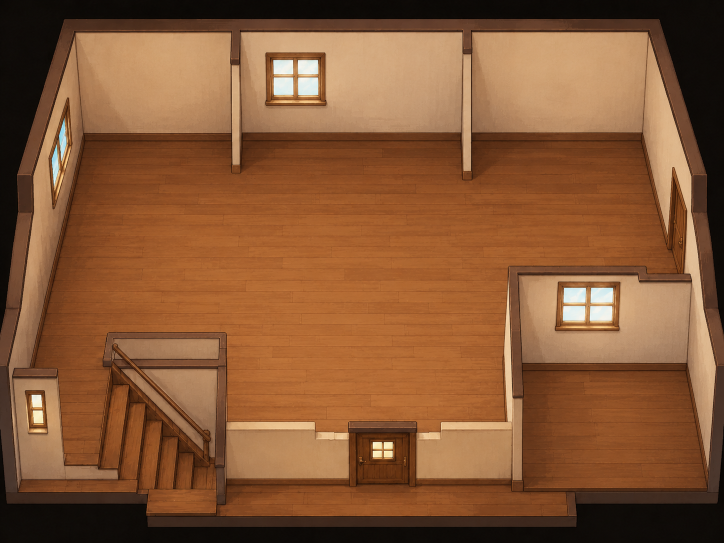
#> input picture Assets/Art/Pixel/Backgrounds/NewHomeSources/home_new_space.png, 1448 x 1086 px, found by its file name (shown at 1/2 size)
$ python measure_space.py
#> lines starting #> are read from the running program, lines starting #| are printed output that depends on the picture
"""精确测量 home_new_space.png 的材质分区位置。

目标：确定「北墙顶压边 / 墙面 / 踢脚线 / 地板」各自的精确像素行区间，
以及地板上不含内墙立柱的水平区间，作为可平铺材质的取样矩形。

用法：python Tools/measure_space.py
"""
import numpy as np
from PIL import Image

SRC = r"E:/大创项目/Assets/Art/Pixel/Backgrounds/NewHomeSources/home_new_space.png"


def segments(mask, min_len=4):
    """把布尔序列切成连续 True 段，返回 [(start, end_exclusive, length)]。"""
    out, start = [], None
    for i, v in enumerate(mask):
        if v and start is None:
            start = i
        elif not v and start is not None:
            if i - start >= min_len:
                out.append((start, i, i - start))
            start = None
    if start is not None and len(mask) - start >= min_len:
        out.append((start, len(mask), len(mask) - start))
    return out


def main():
    src = Image.open(SRC).convert("RGB")
#> src is the input picture: PIL image 1448x1086 RGB; mean R, G, B 133.5, 87.1, 53.2
    a = np.asarray(src).astype(np.float32)
    H, W, _ = a.shape
#> H = 1086; W = 1448
    lum = a.mean(axis=2)
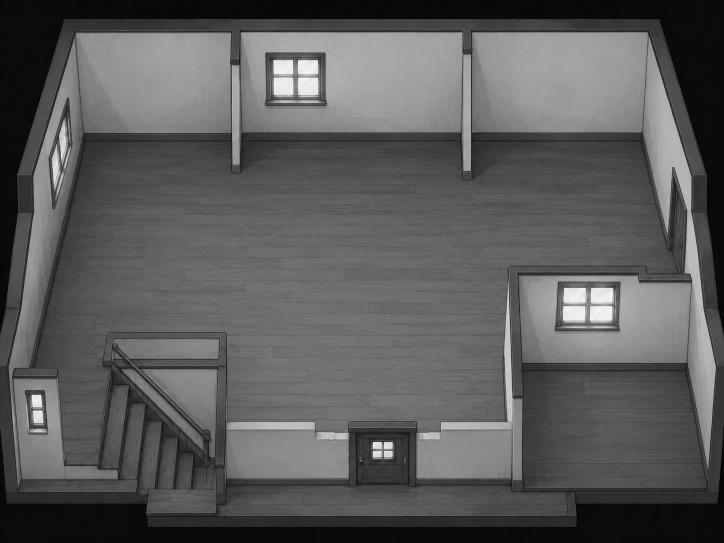
#> lum: shape (1086, 1448) float32 (shown at 1/2 size); min 0.333, max 255, mean 91.3
    print("source %dx%d" % (W, H))
#| source 1448x1086

    # ---------- 1. 垂直剖面：找墙/地板分界 ----------
    # 用中间开阔段，避开左侧楼梯与右侧内墙
    col_lo, col_hi = 500, 950
    rowprof = lum[:, col_lo:col_hi].mean(axis=1)
#> rowprof = 1086 values, max 170.4 at index 134, min 3.17 at index 36, mean 102.6
    print("\n=== 逐行亮度（x %d-%d），只列有跳变的前后行 ===" % (col_lo, col_hi))
    prev = None
    for y in range(0, 560):
        v = rowprof[y]
        if prev is None or abs(v - prev) >= 3.0:
            print("  y=%-5d lum=%6.1f   d=%+6.1f" % (y, v, 0.0 if prev is None else v - prev))
        prev = v
#> this loop made 560 passes
#> (v, prev) on passes 1 to 3: (8.69, 8.69), (8.91, 8.91), (8.92, 8.92)
#|   y=0     lum=   8.7   d=  +0.0
#|   y=36    lum=   3.2   d=  -7.8
#|   y=37    lum=  12.9   d=  +9.7
#|   y=38    lum=  53.3   d= +40.4
#|   y=39    lum=  69.3   d= +16.0
#|   y=40    lum=  64.7   d=  -4.6
#|   y=57    lum=  78.5   d= +11.7
#|   y=58    lum=  95.3   d= +16.8
#> (further printed lines are left out)

    # ---------- 2. 找最强的水平边（梯度最大处）----------
    grad = np.abs(np.diff(rowprof))
#> grad = 1085 values, max 65.57 at index 264, min 0.00147 at index 651, mean 2.33
    top_edges = np.argsort(grad[:600])[::-1][:12]
#> top_edges = [264, 63, 37, 58, 266, 65, 104, 64, 280, 154, 119, 205]
    print("\n=== x %d-%d 段最强的水平边（y, 梯度）===" % (col_lo, col_hi))
    for y in sorted(top_edges):
        print("  y=%-5d grad=%6.2f  lum: %6.1f -> %6.1f" % (y, grad[y], rowprof[y], rowprof[y + 1]))
#> this loop made 12 passes
#> y on passes 1 to 12: 37, 58, 63, 64, 65, 104, 119, 154, 205, 264, 266, 280
#|   y=37    grad= 40.38  lum:   12.9 ->   53.3
#|   y=58    grad= 37.91  lum:   95.3 ->   57.4
#|   y=63    grad= 60.52  lum:   47.4 ->  107.9
#|   y=64    grad= 22.51  lum:  107.9 ->  130.4
#|   y=65    grad= 23.15  lum:  130.4 ->  153.6
#|   y=104   grad= 23.11  lum:  157.7 ->  134.6
#|   y=119   grad= 17.14  lum:  142.0 ->  159.1
#|   y=154   grad= 17.37  lum:  149.5 ->  166.8
#> (further printed lines are left out)

    # ---------- 3. 地板区内的垂直剖面：找内墙立柱 ----------
    y_lo, y_hi = 400, 520
    colprof = lum[y_lo:y_hi, :].mean(axis=0)
#> colprof = 1448 values, max 184.5 at index 1378, min 9.49 at index 1443, mean 91.07
    cgrad = np.abs(np.diff(colprof))
#> cgrad = 1447 values, max 34.37 at index 1372, min 1.53e-05 at index 640, mean 0.885
    print("\n=== 地板带 y %d-%d 内的强竖直边（x, 梯度）——内墙立柱候选 ===" % (y_lo, y_hi))
    strong = np.where(cgrad > 8.0)[0]
#> strong = 20 values from 35 to 1413
    for x in strong:
        print("  x=%-5d grad=%6.2f  lum: %6.1f -> %6.1f" % (x, cgrad[x], colprof[x], colprof[x + 1]))
#> this loop made 20 passes
#> x on passes 1 to 12: 35, 66, 67, 103, 1335, 1336, 1337, 1338, 1339, 1370, 1371, 1372
#|   x=35    grad= 11.37  lum:   63.3 ->   74.6
#|   x=66    grad=  8.46  lum:  121.2 ->  129.6
#|   x=67    grad= 18.82  lum:  129.6 ->  148.5
#|   x=103   grad=  8.12  lum:  113.7 ->  105.6
#|   x=1335  grad=  8.52  lum:  124.5 ->  116.0
#|   x=1336  grad= 11.70  lum:  116.0 ->  104.3
#|   x=1337  grad= 13.83  lum:  104.3 ->   90.4
#|   x=1338  grad= 16.41  lum:   90.4 ->   74.0
#> (further printed lines are left out)

    print("\n=== 地板带 y %d-%d 的 x 段亮度统计（每 100px）===" % (y_lo, y_hi))
    for x0 in range(0, W, 100):
        seg = lum[y_lo:y_hi, x0:x0 + 100]
        print("  x %4d-%4d  mean=%6.1f std=%5.2f min=%5.1f max=%5.1f" % (
            x0, x0 + 100, seg.mean(), seg.std(), seg.min(), seg.max()))
#> this loop made 15 passes
#|   x    0- 100  mean=  78.2 std=54.65 min=  1.0 max=165.7
#|   x  100- 200  mean=  75.1 std=19.28 min= 20.3 max=142.7
#|   x  200- 300  mean=  87.7 std= 6.34 min= 60.3 max=105.7
#|   x  300- 400  mean=  96.9 std= 5.92 min= 73.3 max=114.7
#|   x  400- 500  mean= 100.1 std= 5.87 min= 79.3 max=117.0
#|   x  500- 600  mean= 101.3 std= 5.96 min= 80.0 max=118.3
#|   x  600- 700  mean= 102.2 std= 5.82 min= 81.3 max=116.3
#|   x  700- 800  mean= 100.0 std= 6.15 min= 72.3 max=114.3
#> (further printed lines are left out)
#> pass 1, in main, `seg = lum[y_lo:y_hi, x0:x0 + 100]`:
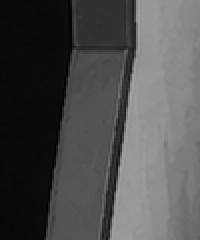
#> seg: shape (120, 100) float32 (shown 2 times larger); min 1, max 165.7, mean 78.2
#> pass 2, in main, `seg = lum[y_lo:y_hi, x0:x0 + 100]`:
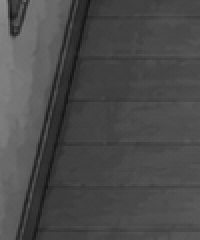
#> seg: shape (120, 100) float32 (shown 2 times larger); min 20.33, max 142.7, mean 75.1
#> pass 3, in main, `seg = lum[y_lo:y_hi, x0:x0 + 100]`:
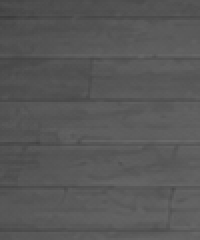
#> seg: shape (120, 100) float32 (shown 2 times larger); min 60.33, max 105.7, mean 87.7
#> after the loop:
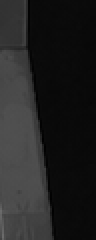
#> seg: shape (120, 48) float32 (shown 2 times larger); min 1, max 107.3, mean 33.7


if __name__ == "__main__":
    main()
